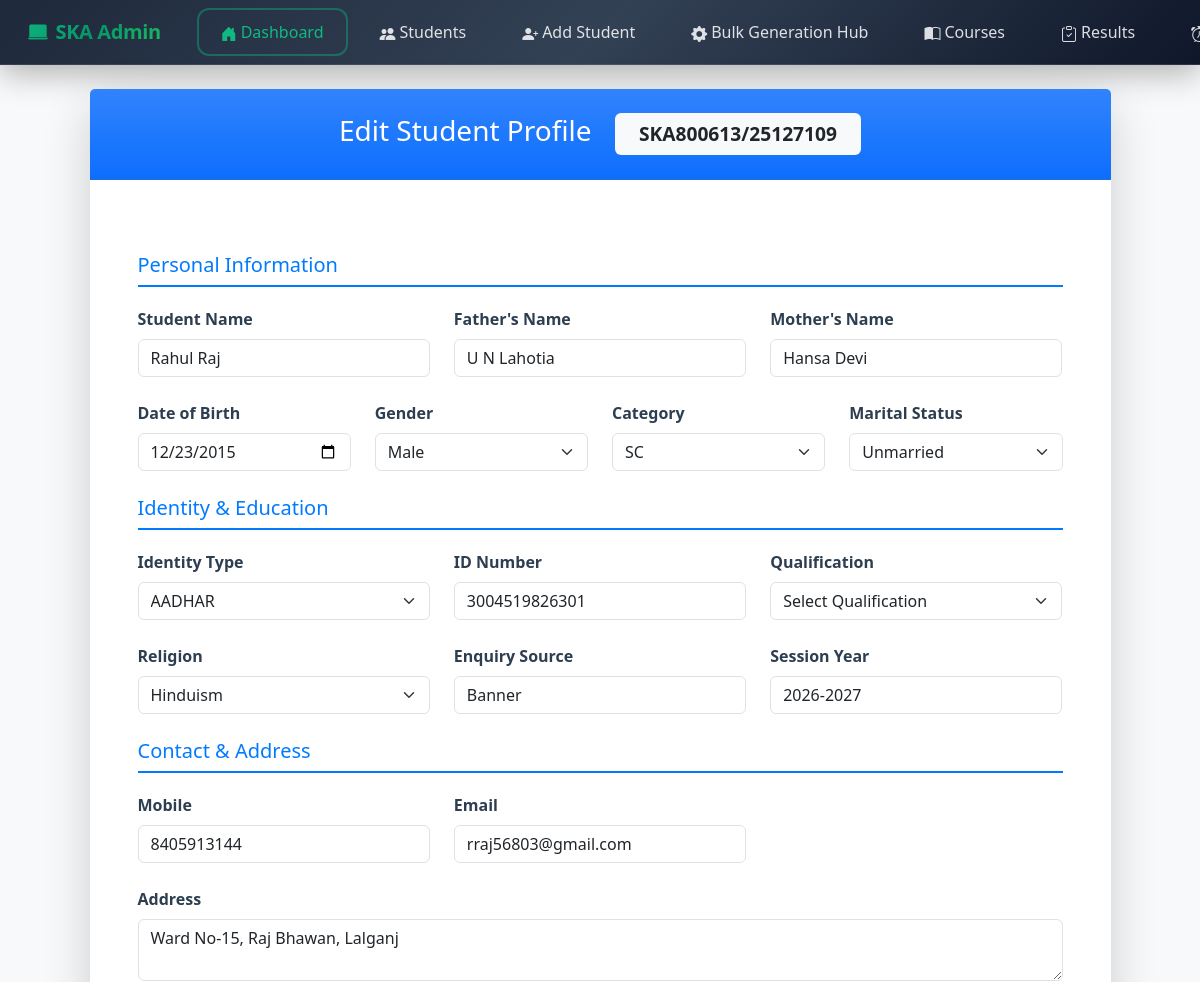
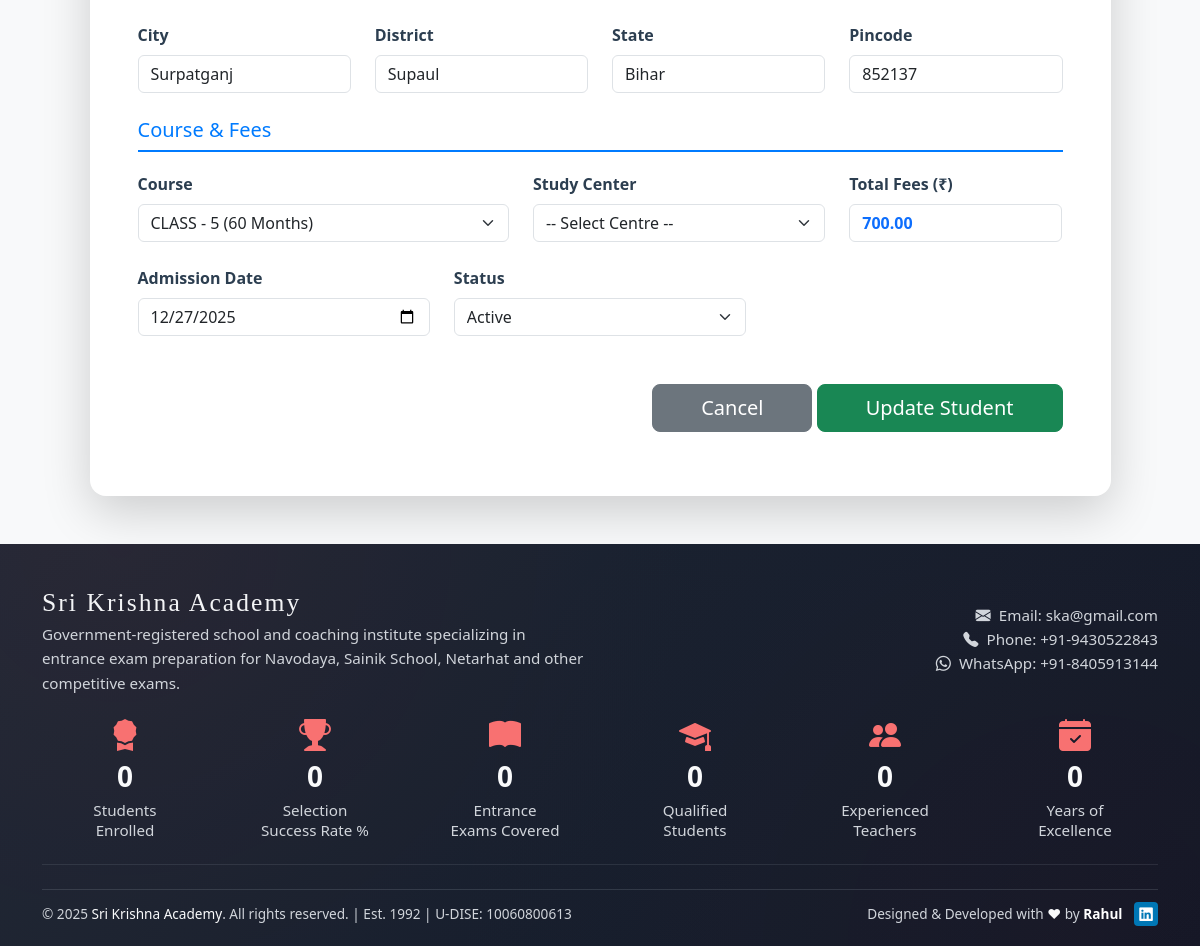
The app's page /admin/edit-student?reg=SKA800613/25127109 (signed in) with its own data (2 pictures, top to bottom).
### tables this page shows
CREATE TABLE `students` (
  `id` int(11) NOT NULL,
  `reg_no` varchar(50) DEFAULT NULL,
  `student_name` varchar(100) DEFAULT NULL,
  `father_name` varchar(100) DEFAULT NULL,
  `mother_name` varchar(100) DEFAULT NULL,
  `dob` date DEFAULT NULL,
  `gender` enum('Male','Female','Other') DEFAULT NULL,
  `category` varchar(50) DEFAULT NULL,
  `marital_status` varchar(30) DEFAULT NULL,
  `identity_type` varchar(50) DEFAULT NULL,
  `id_number` varchar(50) DEFAULT NULL,
  `qualification` varchar(100) DEFAULT NULL,
  `mobile` varchar(15) DEFAULT NULL,
  `email` varchar(100) DEFAULT NULL,
  `address` text DEFAULT NULL,
  `pincode` varchar(10) DEFAULT NULL,
  `state` varchar(50) DEFAULT NULL,
  `district` varchar(50) DEFAULT NULL,
  `city` varchar(50) DEFAULT NULL,
  `study_center_code` varchar(20) DEFAULT NULL,
  `religion` varchar(50) DEFAULT NULL,
  `course_code` varchar(200) DEFAULT NULL,
  `session_year` varchar(20) DEFAULT NULL,
  `enquiry_source` varchar(100) DEFAULT NULL,
  `photo` varchar(255) DEFAULT NULL,
  `total_fees` decimal(10,2) DEFAULT NULL,
  `admission_date` date DEFAULT NULL,
  `status` varchar(20) DEFAULT 'Active',
  `id_card_generated` varchar(10) DEFAULT 'No' COMMENT 'Yes/No - ID card generation status',
  `marksheet_gen` varchar(10) NOT NULL DEFAULT 'No',
  `certificate_gen` varchar(10) NOT NULL DEFAULT 'No',
  `admit_card_gen` varchar(10) NOT NULL DEFAULT 'No',
  `marksheet_gen_date` date DEFAULT NULL,
  `certificate_gen_date` date DEFAULT NULL
);

CREATE TABLE `courses` (
  `id` int(11) NOT NULL,
  `course_code` varchar(20) NOT NULL,
  `course_name` varchar(100) NOT NULL,
  `duration` varchar(30) NOT NULL,
  `fees` decimal(8,2) NOT NULL,
  `is_active` tinyint(1) DEFAULT 1 COMMENT '1-Active\r\n0-Inactive',
  `created_at` datetime DEFAULT current_timestamp()
);

### admin/edit-student.php (the view, shortened to what this page needs)
<?php
include '../includes/db.php';
$reg_no = $_GET['reg'];
$stmt = $pdo->prepare("
    SELECT s.*, c.course_name, c.fees as course_fee,
           sc.center_name, sc.center_code
    FROM students s
    LEFT JOIN courses c ON s.course_code = c.course_code
    LEFT JOIN study_centers sc ON s.study_center_code = sc.center_code
    WHERE s.reg_no = ?
");
$stmt->execute([$reg_no]);
$student = $stmt->fetch();
$courses = $pdo->query("SELECT course_code, course_name, duration, fees FROM courses where is_active=1 ORDER BY course_name")->fetchAll();
?>
<?php include 'header.php'; ?>
<!DOCTYPE html>
<html lang="en">
<head>
    <link href="https://cdn.jsdelivr.net/npm/bootstrap@5.3.3/dist/css/bootstrap.min.css" rel="stylesheet">
    <link href="https://cdn.jsdelivr.net/npm/bootstrap-icons@1.11.0/font/bootstrap-icons.css" rel="stylesheet">
</head>
<body class="bg-light">
    <div class="container mt-4 mb-5">
        <div class="row justify-content-center">
            <div class="col-lg-11">
                <div class="card shadow-lg border-0 rounded-4">
                    <div class="card-header bg-gradient bg-primary text-white text-center py-4">
                        <h3 class="mb-0">
                            Edit Student Profile
                            <span class="badge bg-light text-dark badge-reg ms-3"><?= $reg_no ?></span>
                        </h3>
                    </div>
                    <div class="card-body p-5">
                        <form method="POST">
                            <h5 class="section-title">Personal Information</h5>
                            <div class="row g-4 mb-4">
                                <div class="col-md-4">
                                    <label class="form-label">Student Name</label>
                                    <input type="text" class="form-control" name="student_name"
                                        value="<?= htmlspecialchars($student['student_name']) ?>">
                                </div>
                                <div class="col-md-4">
                                    <label class="form-label">Father's Name</label>
                                    <input type="text" class="form-control" name="father_name"
                                        value="<?= htmlspecialchars($student['father_name']) ?>">
                                </div>
                                <div class="col-md-4">
                                    <label class="form-label">Mother's Name</label>
                                    <input type="text" class="form-control" name="mother_name"
                                        value="<?= htmlspecialchars($student['mother_name']) ?>">
                                </div>
                                <div class="col-md-3">
                                    <label class="form-label">Date of Birth</label>
                                    <input type="date" name="dob" id="dob" class="form-control"
                                        min="1980-01-01" onkeydown="return false" onclick="this.showPicker()" value="<?= $student['dob'] ?>">
                                </div>
                                <div class="col-md-3">
                                    <label class="form-label">Gender</label>
                                    <select class="form-select" name="gender">
                                        <option <?= $student['gender'] == 'Male' ? 'selected' : '' ?>>Male</option>
                                    </select>
                                </div>
                                <div class="col-md-3">
                                    <label class="form-label">Category</label>
                                    <select class="form-select" name="category">
                                        <option <?= $student['category'] == 'SC' ? 'selected' : '' ?>>SC</option>
                                    </select>
                                </div>
                                <div class="col-md-3">
                                    <label class="form-label">Marital Status</label>
                                    <select class="form-select" name="marital_status">
                                        <option <?= $student['marital_status'] == 'Unmarried' ? 'selected' : '' ?>>Unmarried
                                        </option>
                                    </select>
                                </div>
                            </div>
                            <h5 class="section-title">Identity & Education</h5>
                            <div class="row g-4 mb-4">
                                <div class="col-md-4">
                                    <label class="form-label">Identity Type</label>
                                    <select class="form-select" name="identity_type">
                                        <option <?= $student['identity_type'] == 'AADHAR' ? 'selected' : '' ?>>AADHAR</option>
                                    </select>
                                </div>
                                <div class="col-md-4">
                                    <label class="form-label">ID Number</label>
                                    <input type="text" class="form-control" name="id_number"
                                        value="<?= htmlspecialchars($student['id_number']) ?>">
                                </div>
                                <div class="col-md-4">
                                               <label class="form-label">Qualification</label>
                         <select name="qualification" class="form-select">
    <option value="">Select Qualification</option>
</select>
                                </div>
                               <div class="col-md-4">
                                    <label class="form-label">Religion</label>
                                    <select name="religion" class="form-select">
                                        <option <?= $student['religion'] == 'Hinduism' ? 'selected' : '' ?>>Hinduism</option>
                                    </select>
                                </div>
                                <div class="col-md-4">
                                    <label class="form-label">Enquiry Source</label>
                                    <input type="text" class="form-control" name="enquiry_source"
                                        value="<?= htmlspecialchars($student['enquiry_source']) ?>">
                                </div>
                                <div class="col-md-4">
                                    <label class="form-label">Session Year</label>
                                    <input type="text" class="form-control" name="session_year"
                                        value="<?= $student['session_year'] ?>" placeholder="2024-25">
                                </div>
                            </div>
                            <h5 class="section-title">Contact & Address</h5>
                            <div class="row g-4 mb-4">
                                <div class="col-md-4">
                                    <label class="form-label">Mobile</label>
                                    <input type="text" class="form-control" name="mobile"
                                        value="<?= $student['mobile'] ?>">
                                </div>
                                <div class="col-md-4">
                                    <label class="form-label">Email</label>
                                    <input type="email" class="form-control" name="email"
                                        value="<?= htmlspecialchars($student['email']) ?>">
                                </div>
                                <div class="col-md-12">
                                    <label class="form-label">Address</label>
                                    <textarea class="form-control" name="address"
                                        rows="2"><?= htmlspecialchars($student['address']) ?></textarea>
                                </div>
                                <div class="col-md-3">
                                    <label class="form-label">City</label>
                                    <input type="text" class="form-control" name="city"
                                        value="<?= htmlspecialchars($student['city']) ?>">
                                </div>
                                <div class="col-md-3">
                                    <label class="form-label">District</label>
                                    <input type="text" class="form-control" name="district"
                                        value="<?= htmlspecialchars($student['district']) ?>">
                                </div>
                                <div class="col-md-3">
                                    <label class="form-label">State</label>
                                    <input type="text" class="form-control" name="state"
                                        value="<?= htmlspecialchars($student['state']) ?>">
                                </div>
                                <div class="col-md-3">
                                    <label class="form-label">Pincode</label>
                                    <input type="text" class="form-control" name="pincode"
                                        value="<?= $student['pincode'] ?>">
                                </div>
                            </div>
                            <h5 class="section-title">Course & Fees</h5>
                            <div class="row g-4 mb-5">
                                <div class="col-md-5">
                                    <label class="form-label">Course</label>
                                    <select class="form-select" name="course_code" id="courseSelect">
                                        <?php foreach ($courses as $c): ?>
                                            <option value="<?= $c['course_code'] ?>" data-fees="<?= $c['fees'] ?>"
                                                <?= $c['course_code'] == $student['course_code'] ? 'selected' : '' ?>>
                                                <?= htmlspecialchars($c['course_name']) ?>
                                                <?= $c['duration'] ? " ({$c['duration']})" : '' ?>
                                            </option>
                                        <?php endforeach; ?>
                                    </select>
                                </div>
                                <div class="col-md-4">
                                    <label class="form-label">Study Center</label>
                                    <select class="form-select" name="study_center_code">
                                        <option value="">-- Select Centre --</option>
                                    </select>
                                </div>
                                <div class="col-md-3">
                                    <label class="form-label">Total Fees (₹)</label>
                                    <input type="number" step="0.01" class="form-control fw-bold text-primary"
                                        name="total_fees" id="totalFeesInput" value="<?= $student['total_fees'] ?>"
                                        >
                                </div>
                                <div class="col-md-4">
                                    <label class="form-label">Admission Date</label>
                                    <input type="date" class="form-control" name="admission_date"
                                        value="<?= $student['admission_date'] ?>">
                                </div>
                                <div class="col-md-4">
                                    <label class="form-label">Status</label>
                                    <select class="form-select" name="status">
                                        <option value="Active" <?= ($student['status'] ?? 'Active') == 'Active' ? 'selected' : '' ?>>Active</option>
                                    </select>
                                </div>
                            </div>
                            <div class="text-end mt-5">
                                <a href="view-student?reg=<?= $reg_no ?>"
                                    class="btn btn-secondary btn-lg px-5">Cancel</a>
                                <button type="submit" class="btn btn-success btn-lg px-5">Update Student</button>
                            </div>
                        </form>
                    </div>
                </div>
            </div>
        </div>
    </div>
    <?php include '../includes/footer.php'; ?>
</body>
</html>

### admin/edit-student.php (style rules this page uses)
.form-label { font-weight: 600; color: #2c3e50; }
.section-title { color: #007bff; border-bottom: 2px solid #007bff; padding-bottom: 8px; margin: 25px 0 20px; }
.badge-reg { font-size: 1.2rem; padding: 0.7rem 1.5rem; }

### records on screen
students: student_name "Rahul Raj", father_name "U N Lahotia", mother_name "Hansa Devi", dob "12/23/2015", gender "Male", category "SC", marital_status "Unmarried", identity_type "AADHAR", id_number "3004519826301", religion "Hinduism", enquiry_source "Banner", session_year "2026-2027", mobile "8405913144", email "rraj56803@gmail.com", address "Ward No-15, Raj Bhawan, Lalganj", city "Surpatganj", district "Supaul", state "Bihar", pincode "852137", course_code "CLASS - 5 (60 Months)", total_fees "700.00", admission_date "12/27/2025", status "Active"

### other values on screen
$reg_no "SKA800613/25127109"
